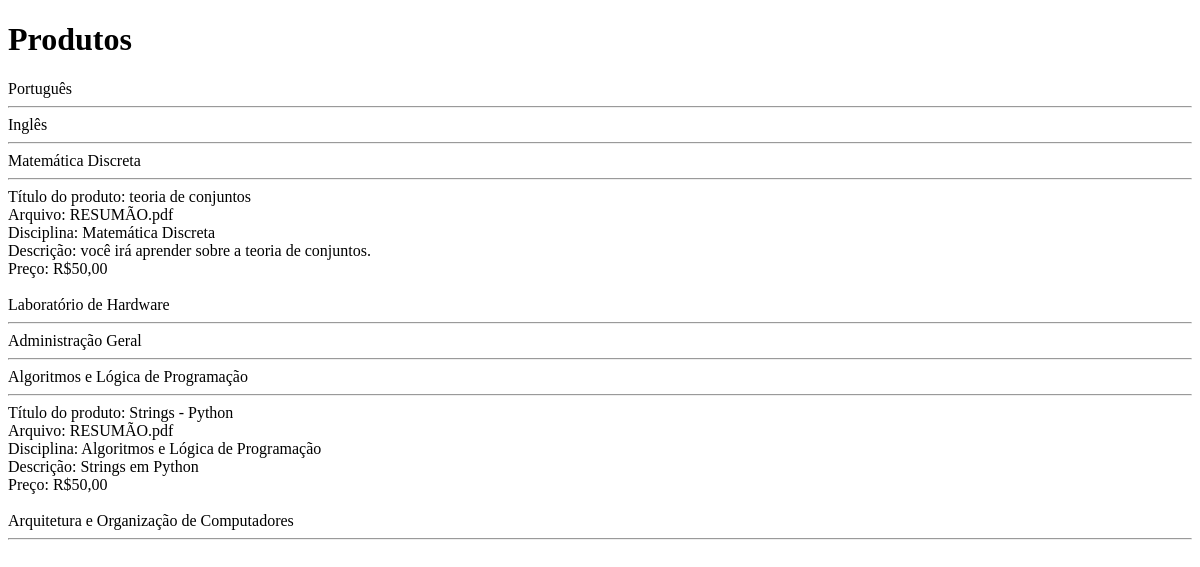
Before: /src/carousel/add-product/add-product/index.php with the older database file.
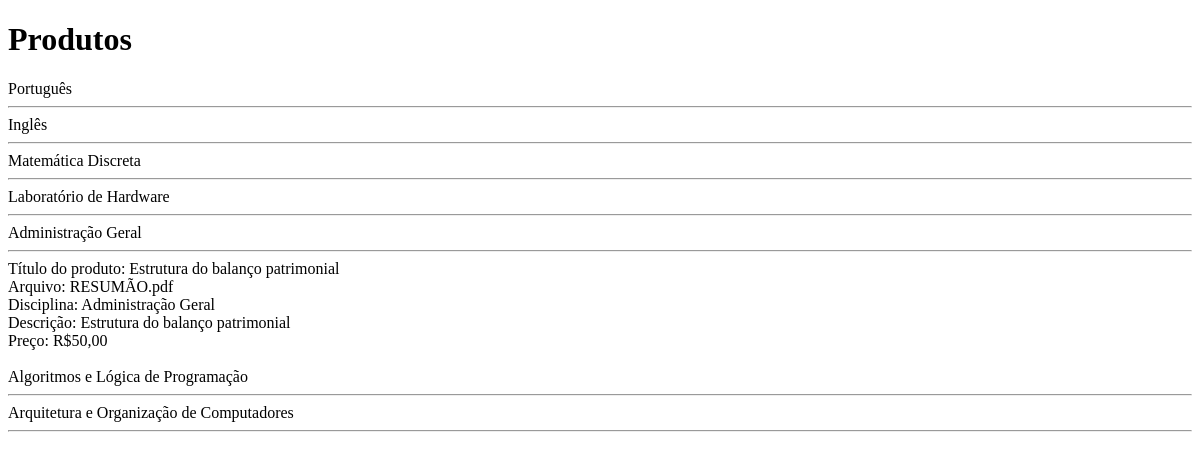
After: the same page with the newer database file.
### tables this page shows
CREATE TABLE `arquivos` (
  `id` int(11) NOT NULL,
  `nome_arquivo` varchar(100) NOT NULL,
  `caminho` varchar(255) NOT NULL,
  `disciplina` varchar(100) NOT NULL,
  `descricao` text NOT NULL,
  `extensao_arquivo` varchar(5) NOT NULL,
  `titulo_produto` varchar(250) NOT NULL,
  `preco` varchar(100) NOT NULL
);

### src/carousel/add-product/add-product/index.php (the view, shortened to what this page needs)
<?php
include_once("conexao.php");
?>
<!DOCTYPE html>
<html lang="pt-br">
	<head>
	</head>
		<h1>Produtos</h1>
		<?php
		echo "Português <br> <hr>";
		echo "Inglês <br> <hr>";
		echo "Matemática Discreta <br> <hr>";
		$result_usuarios = "SELECT * FROM arquivos WHERE disciplina = 'Matemática Discreta'";
		$resultado_usuarios = mysqli_query($conexao, $result_usuarios);
		while($row_usuario = mysqli_fetch_assoc($resultado_usuarios)){
			echo "Título do produto: " . $row_usuario['titulo_produto'] . "<br>";
			echo "Arquivo: " . $row_usuario['nome_arquivo'] . "<br>";
			echo "Disciplina: " . $row_usuario['disciplina'] . "<br>";
			echo "Descrição: " . $row_usuario['descricao'] . "<br>";
			echo "Preço: " . $row_usuario['preco'] . "<br> <br>";
		}
		echo "Laboratório de Hardware <br> <hr>";
		echo "Administração Geral <br> <hr>";
		$result_usuarios = "SELECT * FROM arquivos WHERE disciplina = 'Administração Geral'";
		$resultado_usuarios = mysqli_query($conexao, $result_usuarios);
		while($row_usuario = mysqli_fetch_assoc($resultado_usuarios)){
			echo "Título do produto: " . $row_usuario['titulo_produto'] . "<br>";
			echo "Arquivo: " . $row_usuario['nome_arquivo'] . "<br>";
			echo "Disciplina: " . $row_usuario['disciplina'] . "<br>";
			echo "Descrição: " . $row_usuario['descricao'] . "<br>";
			echo "Preço: " . $row_usuario['preco'] . "<br> <br>";
		}
		echo "Algoritmos e Lógica de Programação <br> <hr>";
		$result_usuarios = "SELECT * FROM arquivos WHERE disciplina = 'Algoritmos e Lógica de Programação'";
		$resultado_usuarios = mysqli_query($conexao, $result_usuarios);
		while($row_usuario = mysqli_fetch_assoc($resultado_usuarios)){
			echo "Título do produto: " . $row_usuario['titulo_produto'] . "<br>";
			echo "Arquivo: " . $row_usuario['nome_arquivo'] . "<br>";
			echo "Disciplina: " . $row_usuario['disciplina'] . "<br>";
			echo "Descrição: " . $row_usuario['descricao'] . "<br>";
			echo "Preço: " . $row_usuario['preco'] . "<br> <br>";
		}
		echo "Arquitetura e Organização de Computadores <br> <hr>";
		?>
	</body>
</html>

Changed rows visible on the page:
removed arquivos: titulo_produto "teoria de conjuntos", nome_arquivo "RESUMÃO.pdf", disciplina "Matemática Discreta", descricao "você irá aprender sobre a teoria de conjuntos.", preco "R$50,00", shown under "Produtos"
removed arquivos: titulo_produto "Strings - Python", nome_arquivo "RESUMÃO.pdf", disciplina "Algoritmos e Lógica de Programação", descricao "Strings em Python", preco "R$50,00"
added arquivos: titulo_produto "Estrutura do balanço patrimonial", nome_arquivo "RESUMÃO.pdf", disciplina "Administração Geral", descricao "Estrutura do balanço patrimonial", preco "R$50,00", shown under "Produtos"
